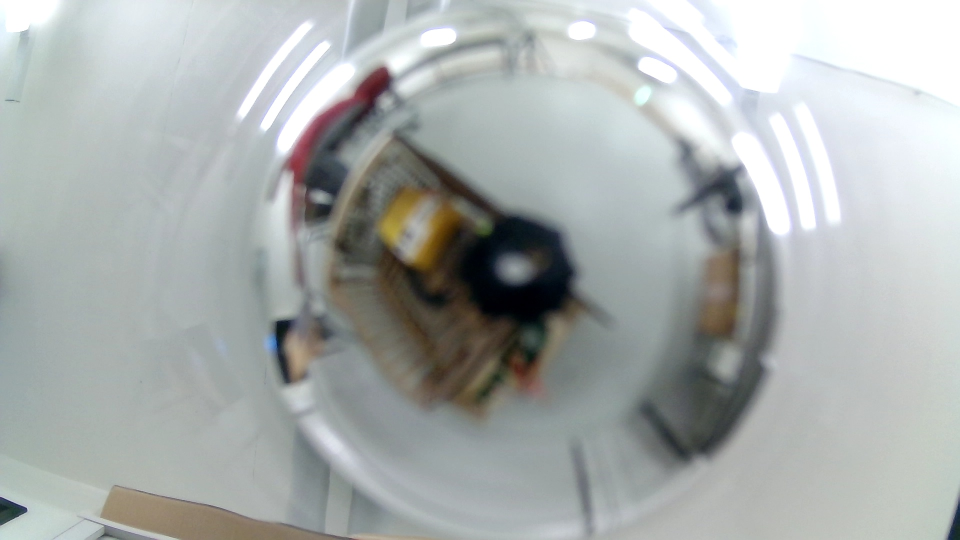
#> input picture raspi/tests/Hemispherical_Mirror/8meter.jpg, 1920 x 1080 px (shown at 1/2 size); its folder holds only this picture in this run
$ python -i localization.py   (imports and definitions only)
#> lines starting #> are read from the running program, lines starting #| are printed output that depends on the picture; after the words box and inside, x2 and y2 are one past the last pixel; in counts of white or black regions, pixels touching at a corner belong together
#Imports
import math
import numpy as np
import time
import cv2 as cv
import usb.core
import usb.util
import imutils
import time
import json
import os

# [64 lines left out: functions triangulation, setupWebcam, savePicture, not called in this run]


def extractCentroids(filename):
    # load image RGB
    #img = plt.imread(filename)

    # load image BGR
#> called with filename = 'Hemispherical_Mirror/8meter.jpg'
    img_BGR = cv.imread(filename)
#> img_BGR is the input picture: shape (1080, 1920, 3); mean B, G, R 172.8, 173.8, 168.8

    # rotate images
    #img_flip = cv.flip(img,1)
    #output = img_flip.copy()
    img_BGR_flip = cv.flip(img_BGR,1)
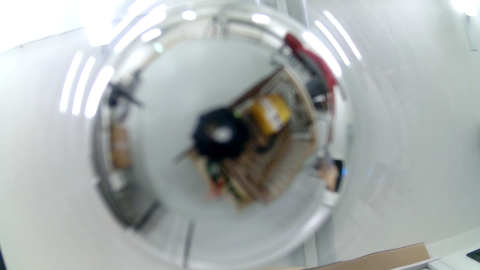
#> img_BGR_flip: shape (1080, 1920, 3) (shown at 1/4 size); mean B, G, R 172.8, 173.8, 168.8
    output = img_BGR_flip.copy()

    # convert to grayscale
    gray = cv.cvtColor(img_BGR_flip, cv.COLOR_BGR2GRAY)
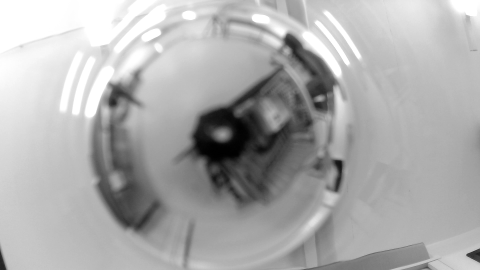
#> gray: shape (1080, 1920) (shown at 1/4 size); min 0, max 255, mean 172.2

    # masking region of no interest
    # detect circles (attention to parameters)
    circles = cv.HoughCircles(gray, cv.HOUGH_GRADIENT, 1.4, 1000, minRadius = 400, maxRadius = 650)
#> circles = None
    #print("circle", circles) # print how many circles are found

    # ensure at least some circles were found
    if circles is not None:
        # convert the (x, y) coordinates and radius of the circles to integers
        circles = np.round(circles[0, :]).astype("int")
        for (xc, yc, r) in circles:
            # draw the inner circle
            cv.circle(gray, (xc, yc), int(0.6*r), (0, 255, 0), -1)
            # extract mask
            ret,mask = cv.threshold(gray,10,255, cv.THRESH_BINARY)
            # apply mask
            result_mask = cv.bitwise_and(img_BGR_flip, img_BGR_flip, mask=mask)
            # draw the outer circle
            cv.circle(gray, (xc, yc), int(r), (0, 255, 0), -1)
            # extract mask
            ret,mask = cv.threshold(gray,10,255, cv.THRESH_BINARY_INV)
            # apply mask
            result = cv.bitwise_and(result_mask, result_mask, mask=mask)
    else:
        result = img_BGR_flip

    # remove some noise
    blurred = cv.GaussianBlur(result, (5,5), 0)

    # Convert BGR to HSV
    hsv = cv.cvtColor(blurred, cv.COLOR_BGR2HSV)
#> hsv: shape (1080, 1920, 3); mean H, S, V 77.4, 20.9, 176.6

    # define range of red color in HSV
    lower_red = np.array([0,130,120])
    upper_red = np.array([15,255,255])
    lower_red2 = np.array([170,80,100])
    upper_red2 = np.array([180,255,255])

    # define range of magenta color in HSV
    lower_magenta = np.array([120,160,100])
    upper_magenta = np.array([160,255,255])

    # define range of green color in HSV
    lower_green = np.array([45,150,70])
    upper_green = np.array([90,255,255])

    # define range of blue color in HSV
    lower_blue = np.array([108,130,70])
    upper_blue = np.array([110,255,255])

    # Threshold the HSV image to get only magenta colors
    mask_Magenta = cv.inRange(hsv, lower_magenta, upper_magenta)
#> mask_Magenta: shape (1080, 1920); every value is 0

    # Threshold the HSV image to get only red colors
    mask_Red = cv.inRange(hsv, lower_red, upper_red)

    mask_Red2 = cv.inRange(hsv, lower_red2, upper_red2)
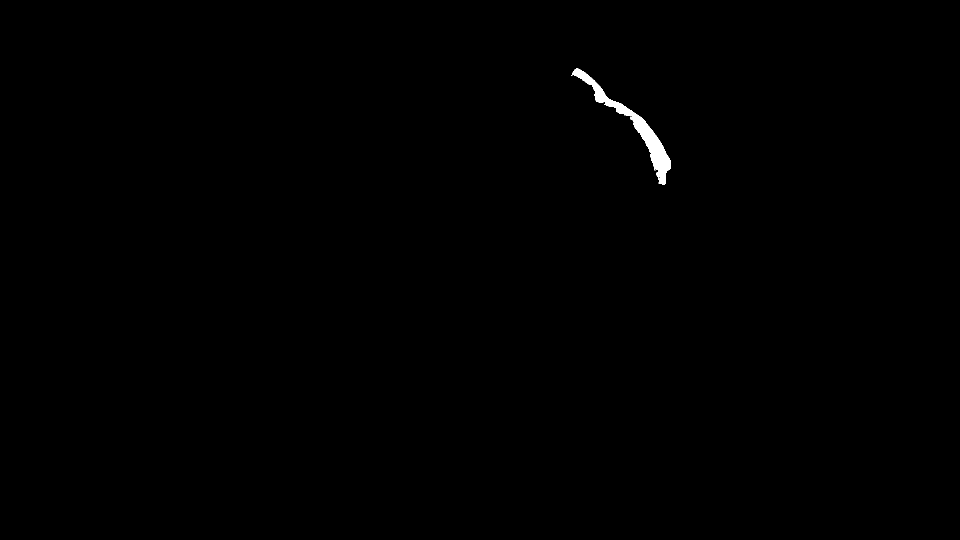
#> mask_Red2: shape (1080, 1920) (shown at 1/2 size); 0.29% white; 1 white region, box (x1, y1, x2, y2) and area: (1143, 137, 1342, 369) 6110

    # Threshold the HSV image to get only green colors
    mask_Green = cv.inRange(hsv, lower_green, upper_green)

    # Threshold the HSV image to get only blue colors
    mask_Blue = cv.inRange(hsv, lower_blue, upper_blue)
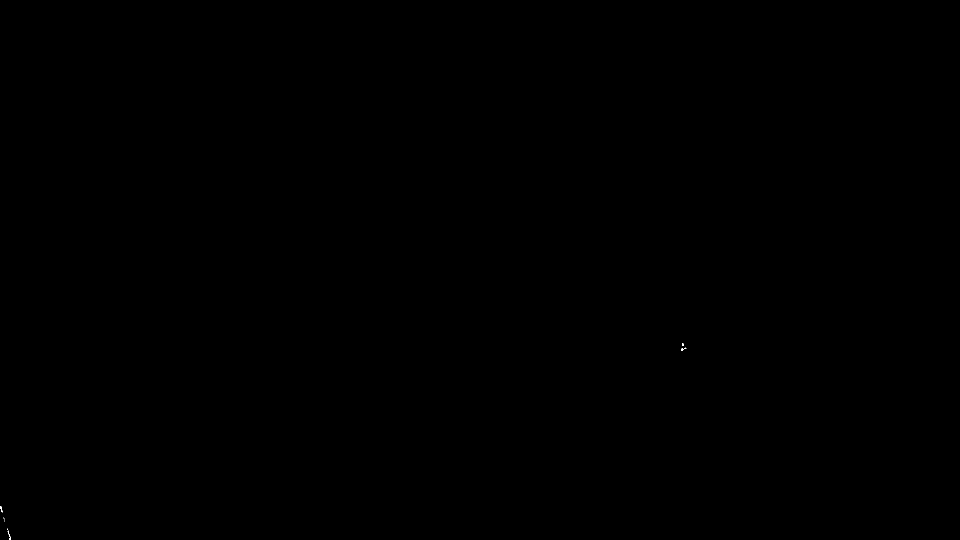
#> mask_Blue: shape (1080, 1920) (shown at 1/2 size); 0.01% white in thin lines or dots, all inside (x1, y1, x2, y2) = (0, 686, 1373, 1080)

    sum_Red = mask_Red + mask_Red2
    masks = np.array([mask_Magenta, sum_Red, mask_Green, mask_Blue])
    colors = np.array(["magenta", "red", "green", "blue"])
    centroids = []

    for mask, color in zip(masks, colors):

         # weaker detections need to be enhanced
        if color != "magenta":
            mask = cv.dilate(mask,np.ones((5,5)),iterations = 1)

        # morphology operation on the mask
        mask = cv.morphologyEx(mask, cv.MORPH_OPEN, np.ones((5,5),np.uint8))
        kernel = np.ones((5,5))
        mask = cv.dilate(mask,kernel,iterations = 3)
        # find contours in the thresholded image
        cnts = cv.findContours(mask.copy(), cv.RETR_EXTERNAL, cv.CHAIN_APPROX_SIMPLE)
        cnts = imutils.grab_contours(cnts)
        # coordinates of centroid
        centroid_X = 0
        centroid_Y = 0
        # idx to choose most important
        idx = 0
        # lists to define cluster importance
        mom0 = []
        mom10 = []
        mom01 = []

        if cnts != []:
            # loop over the contours
            for c in cnts:
                # compute the center of the contour
                M = cv.moments(c) # image moment
                if(M["m00"] > 100):
                    cX = int(M["m10"] / M["m00"])
                    cY = int(M["m01"] / M["m00"])
                    # in the case of multiple close centroids for one color sum up
                    if(np.sqrt((centroid_X - cX)**2 + (centroid_Y - cY)**2) < 100):
                        centroid_X += cX
                        centroid_Y += cY
                        mom0[-1] += M["m00"]
                        mom10[-1] += M["m10"]
                        mom01[-1] += M["m01"]
                    else:
                        centroid_X = cX
                        centroid_Y = cY
                        mom0.append(M["m00"])
                        mom10.append(M["m10"])
                        mom01.append(M["m01"])
                    idx = mom0.index(max(mom0))
                    cX = int(mom10[idx] / mom0[idx])
                    cY = int(mom01[idx] / mom0[idx])
                    if(color == 'red'):
                        clr = [255, 0, 0]
                    elif(color == 'green'):
                        clr = [0, 255, 0]
                    elif(color == 'blue'):
                        clr = [0, 0, 255]
                    elif(color == 'magenta'):
                        clr = [255, 0, 255]
            # do not count features inside or ourside certain image readius
            if(np.sqrt((cX-960)**2 + (cY-540)**2) < 280 or np.sqrt((cX-960)**2 + (cY-540)**2) > 580):
                pass
            else:
                text = "{} {}".format(color, "beacon")
                # draw the contour and center of the shape on the image
                cv.drawContours(output, [cnts[idx]], -1, clr, 2)
                cv.putText(output, text, (cX, cY - 50) ,cv.FONT_HERSHEY_SIMPLEX, 3, clr, 5)
                cv.circle(output, (cX, cY), 10,  (0, 0, 0), -1)
                cv.putText(output, "center", (cX + 20, cY + 20),cv.FONT_HERSHEY_SIMPLEX, 3, (0, 0, 0), 5)
                centroids.append([cX, cY, color])
#> this loop made 4 passes
#> (color, text) on pass 2: ('red', 'red beacon')
#> pass 2, in extractCentroids, `mask = cv.dilate(mask,np.ones((5,5)),iterations = 1)`:
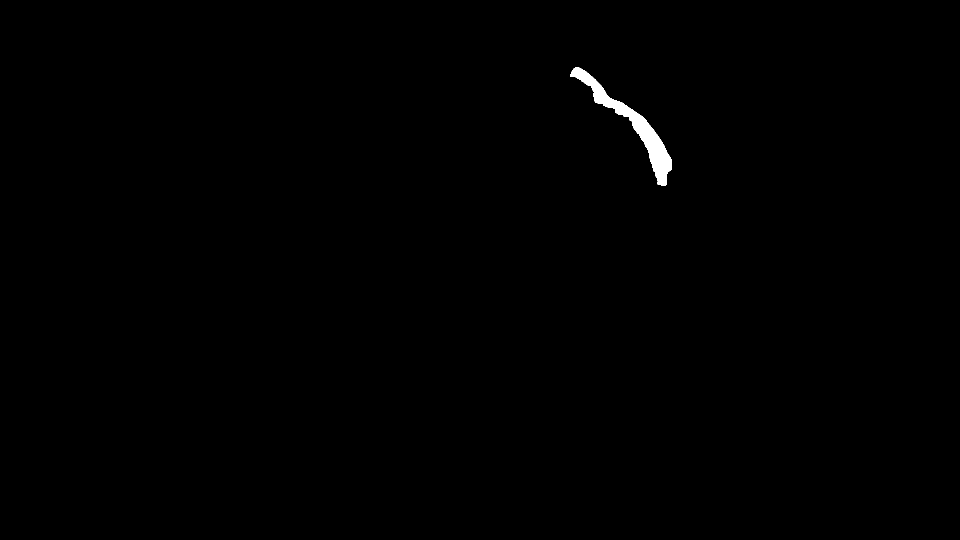
#> mask: shape (1080, 1920) (shown at 1/2 size); 0.38% white; 1 white region, box (x1, y1, x2, y2) and area: (1141, 135, 1344, 371) 7952
#> pass 2, in extractCentroids, `mask = cv.dilate(mask,kernel,iterations = 3)`:
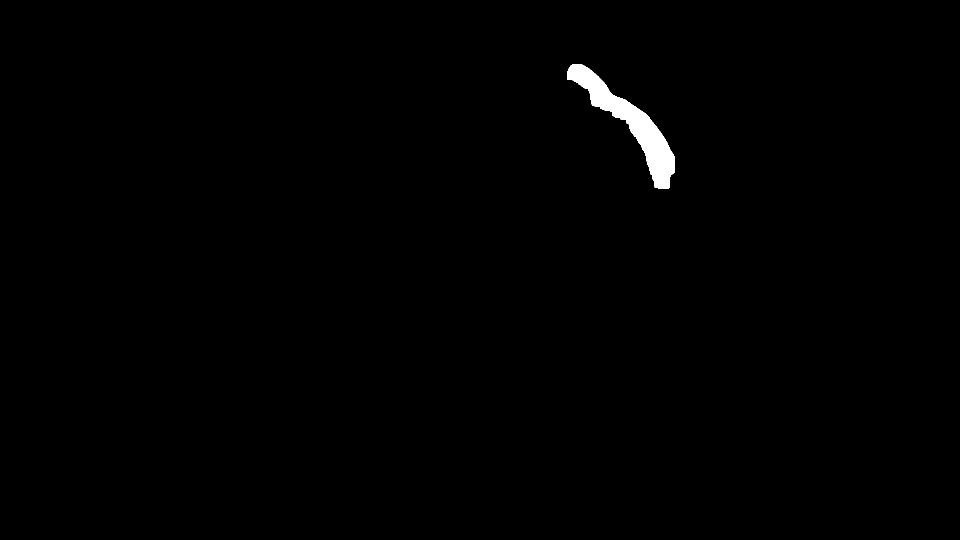
#> mask: shape (1080, 1920) (shown at 1/2 size); 0.64% white; 1 white region, box (x1, y1, x2, y2) and area: (1135, 129, 1350, 377) 13372
#> after the loop, centroids = [[1260, 247, 'red']]
    return centroids

# [199 lines left out: functions getReference, computePosition, getAbsoluteAngle, not called in this run]

>>> result = extractCentroids('Hemispherical_Mirror/8meter.jpg')
#> result = [[1260, 247, 'red']]

$ run again, on raspi/tests/Hemispherical_Mirror/beacon.jpg
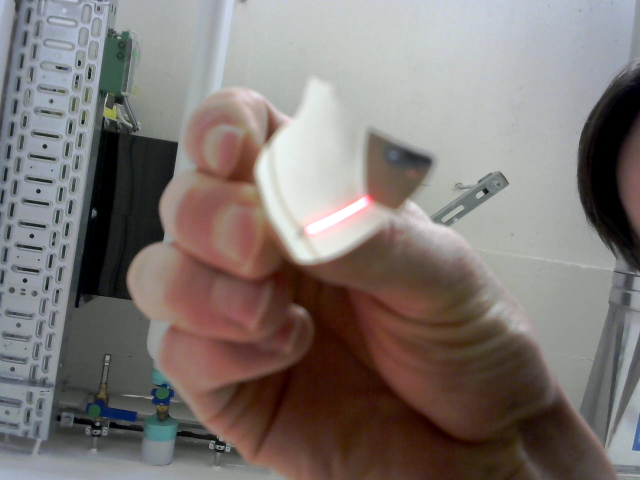
#> input picture raspi/tests/Hemispherical_Mirror/beacon.jpg, 1280 x 960 px (shown at 1/2 size)
#> in extractCentroids, img_BGR is the input picture: shape (960, 1280, 3); mean B, G, R 115.4, 118.5, 126.4
#> circles = None
#> hsv: shape (960, 1280, 3); mean H, S, V 55.3, 55.7, 131.3
#> mask_Magenta: shape (960, 1280); every value is 0
#> in extractCentroids, `mask_Red = cv.inRange(hsv, lower_red, upper_red)`:
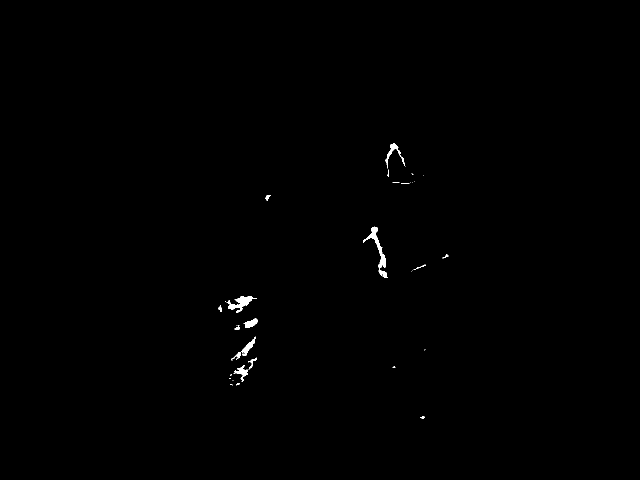
#> mask_Red: shape (960, 1280) (shown at 1/2 size); 0.3% white; 35 white regions (18 under 20 px), largest, box (x1, y1, x2, y2) and area: (726, 453, 776, 556) 975, (456, 592, 514, 626) 694, (462, 673, 512, 722) 453
#> mask_Red2: shape (960, 1280); 0.06% white; 18 white regions (10 under 20 px), largest, box (x1, y1, x2, y2) and area: (796, 623, 825, 637) 231, (536, 390, 550, 412) 161, (826, 304, 833, 319) 90
#> mask_Blue: shape (960, 1280); 0.08% white; 9 white regions (3 under 20 px), largest, box (x1, y1, x2, y2) and area: (1032, 817, 1077, 840) 454, (0, 846, 10, 900) 238, (935, 782, 970, 809) 152, (1017, 824, 1031, 830) 47, (1018, 830, 1028, 835) 28, (1019, 839, 1031, 843) 28
#> the loop in extractCentroids, `for mask, color in zip(masks, colors):` made 4 passes
#> (color, text) on pass 2: ('red', 'red beacon')
#> pass 2, in extractCentroids, `mask = cv.dilate(mask,kernel,iterations = 3)`:
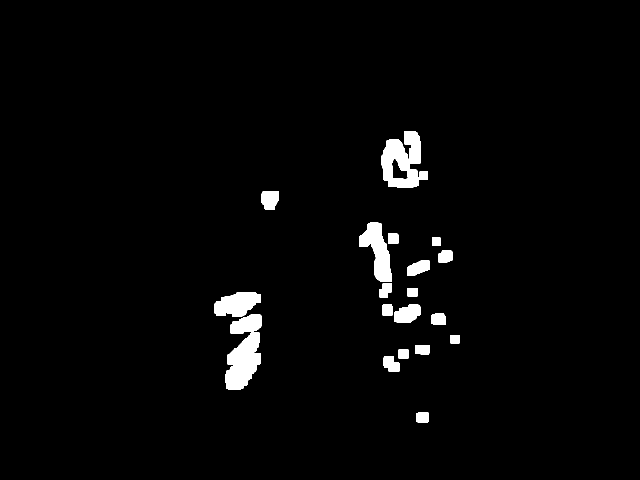
#> mask: shape (960, 1280) (shown at 1/2 size); 2.5% white; 21 white regions, largest, box (x1, y1, x2, y2) and area: (763, 262, 841, 376) 6002, (450, 665, 522, 779) 5384, (718, 445, 784, 564) 4083
#> after the loop in extractCentroids, `for mask, color in zip(masks, colors):`: centroids = [[487, 705, 'red']]

$ run again, on raspi/tests/Hemispherical_Mirror/blueBeacon.jpg
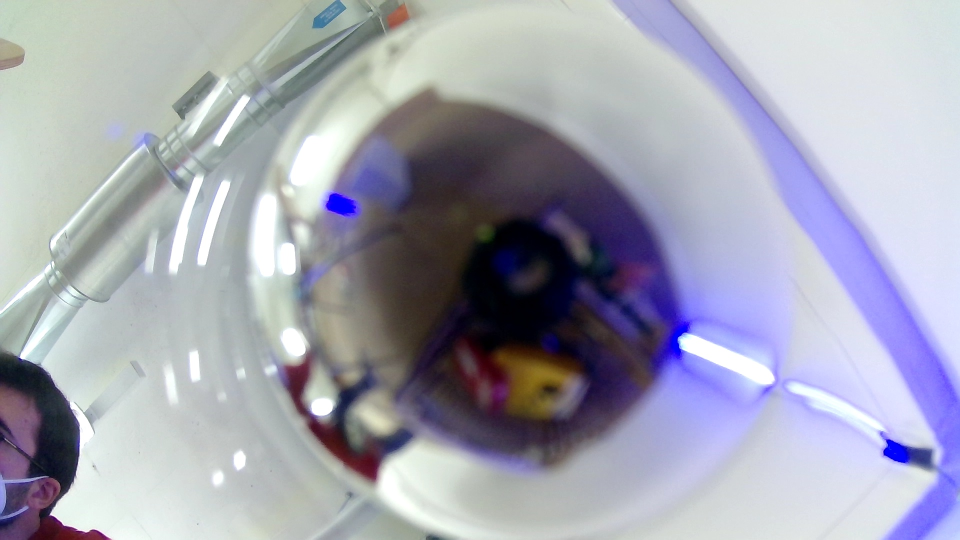
#> input picture raspi/tests/Hemispherical_Mirror/blueBeacon.jpg, 1920 x 1080 px (shown at 1/2 size)
#> in extractCentroids, img_BGR is the input picture: shape (1080, 1920, 3); mean B, G, R 178.2, 164.5, 163.1
#> circles = None
#> hsv: shape (1080, 1920, 3); mean H, S, V 92.8, 43.6, 182.8
#> in extractCentroids, `mask_Magenta = cv.inRange(hsv, lower_magenta, upper_magenta)`:
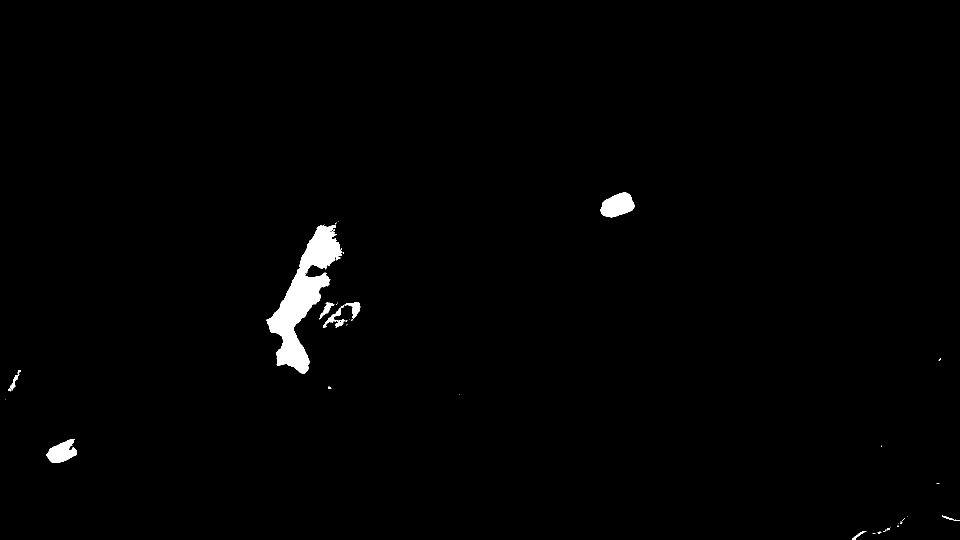
#> mask_Magenta: shape (1080, 1920) (shown at 1/2 size); 1.1% white; 42 white regions (31 under 20 px), largest, box (x1, y1, x2, y2) and area: (532, 449, 684, 748) 15803, (1201, 385, 1269, 435) 2378, (93, 878, 153, 926) 1778
#> mask_Red: shape (1080, 1920); 0.02% white; 2 white regions (1 under 20 px), largest, box (x1, y1, x2, y2) and area: (1108, 18, 1138, 49) 495
#> mask_Red2: shape (1080, 1920); 0.05% white; 21 white regions (17 under 20 px), largest, box (x1, y1, x2, y2) and area: (1174, 905, 1254, 961) 445, (1716, 1069, 1764, 1080) 378, (1304, 719, 1342, 738) 154, (1266, 848, 1275, 853) 22
#> mask_Green: shape (1080, 1920); every value is 0
#> mask_Blue: shape (1080, 1920); 0% white in thin lines or dots, all inside (x1, y1, x2, y2) = (708, 519, 709, 520)
#> the loop in extractCentroids, `for mask, color in zip(masks, colors):` made 4 passes
#> (color, text) on passes 1 to 2: ('magenta', 'magenta beacon'), ('red', 'red beacon')
#> after the loop in extractCentroids, `for mask, color in zip(masks, colors):`:
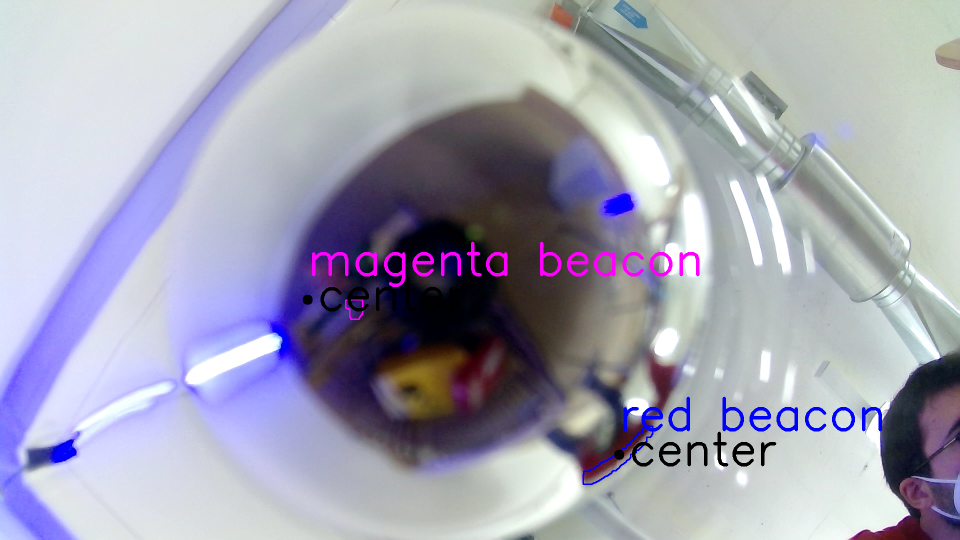
#> output: shape (1080, 1920, 3) (shown at 1/2 size); mean B, G, R 179.1, 162.9, 163
#> after the loop in extractCentroids, `for mask, color in zip(masks, colors):`: centroids = [[615, 599, 'magenta'], [1238, 909, 'red']]
